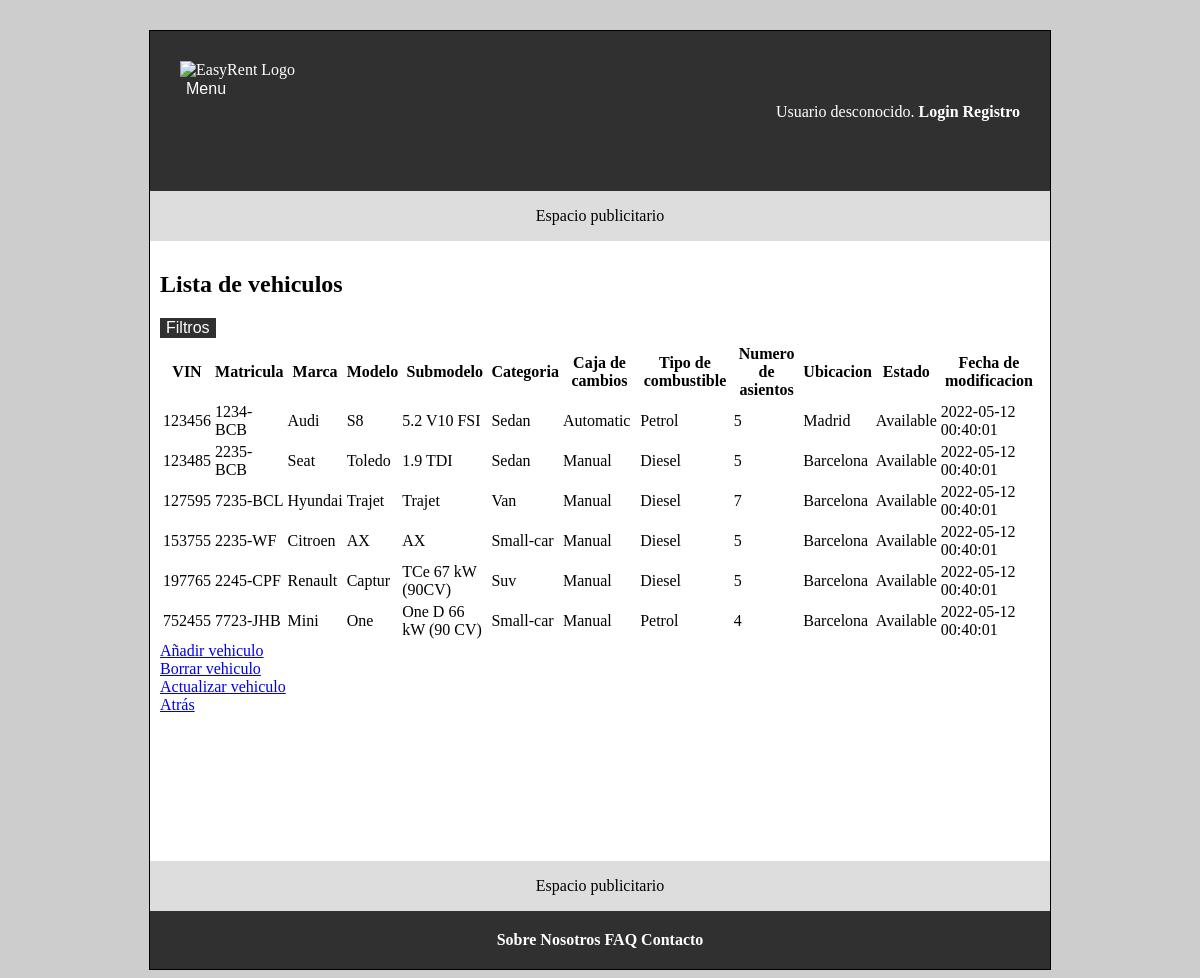
The page /vehiclesAdmin.php on the database its author committed.
### tables this page shows
create table
  Vehicle (
    vin bigint primary key,
    licensePlate varchar(10) not null,
    model bigint unsigned,
    location varchar(40),
    state enum ('Available', 'Unavailable', 'Reserved') default 'Available',
    fecha TIMESTAMP DEFAULT CURRENT_TIMESTAMP  ON UPDATE CURRENT_TIMESTAMP,
    foreign key (model) references Model(m_id) ON DELETE RESTRICT,
    check (vin regexp '^[0-9]{6}$'),
    check (licensePlate regexp '^[0-9]{4}-(?!.*(LL|CH))[BCDFGHJKLMNPRSTVWXYZ]{1,3}$')

  );

create table
  Model (
    m_id serial primary key,
    brand varchar(40),
    model varchar(40),
    submodel varchar(40) unique not null,
    gearbox enum('Manual', 'Automatic', 'Semi-automatic', 'Duplex'),
    category enum('Coupe', 'Pickup', 'Roadster', 'Sedan', 'Small-car', 'Suv', 'Van'),
    fuelType enum ('Diesel', 'Electric-hybrid', 'Electric', 'Petrol', 'Plug-in-hybrid') not null,
    seatCount tinyint not null,
    vehicleImg bigint unsigned,
    fecha TIMESTAMP DEFAULT CURRENT_TIMESTAMP  ON UPDATE CURRENT_TIMESTAMP,
    foreign key (vehicleImg) references Image(img_id),
    check (seatCount regexp '^[2-9]{1}$')
  );

### includes/service/VehicleService.php (called while the page is built, shortened)
<?php
class VehicleService {
    private $vehicleRepository;
    private static $instance;
    private function __construct() {
        $this->vehicleRepository = $GLOBALS['db_vehicle_repository'];
    }
    public static function getInstance()
    {
        if (!self::$instance instanceof self) {
            self::$instance = new self();
        }
        return self::$instance;
    }
    public function readAllVehicles(){
        return $this->vehicleRepository->findAll();
    }
}

### includes/persistance/repository/MysqlConnector.php (called while the page is built, shortened)
<?php
class MysqlConnector implements DatabaseConnection {
    private static $instance;
    private $mysqli;
    private function __construct()
    {
        $this->mysqli = null;
    }
    public static function getInstance()
    {
        if (self::$instance === null)
            self::$instance = new self;
        return self::$instance;
    }
    public function getConnection()
    {
        if ($this->mysqli == null) {
            $mysqli = new mysqli(BD_HOST, BD_USER, BD_PASS, BD_NAME, BD_PORT);
            $this->mysqli = $mysqli;
        }
        return $this->mysqli;
    }
    public function query($sql) {
        return $this->getConnection()->query($sql);
    }
    public function prepare($sql) {
        return self::getInstance()->getConnection()->prepare($sql);
    }
}

### includes/persistance/repository/MysqlVehicleRepository.php (called while the page is built, shortened)
<?php
class MysqlVehicleRepository extends AbstractMysqlRepository {
    public function findAll() : array
    {
        $vehicles = [];
        $sql = sprintf("select * from Vehicle");
        $stmt = $this->db->prepare($sql);
        $stmt->execute();
        $result = $stmt->get_result();
        while ($row = $result->fetch_assoc()) {
            $vehicle = new Vehicle($row['vin'], $row['licensePlate'], $row['model'], $row['location'], $row['state'], $row['fecha']);
            $vehicles[] = $vehicle;
        }
        return $vehicles;
    }
}

### includes/service/lists/VehicleList.php (called while the page is built, shortened)
<?php
class VehicleList
{
    private $array;
    public function __construct($array = array())
    {
        $this->array = $array;
    }
    public function getArray()
    {
        return $this->array;
    }
}

### includes/persistance/entity/Vehicle.php (called while the page is built, shortened)
<?php
class Vehicle
{
    private $vin;
    private $licensePlate;
    private $model;
    private $location;
    private $state;
    private $timeStamp;
    public function __construct($vin, $licensePlate, $model, $location, $state = 'available', $timeStamp = null)
    {
        $this->vin = $vin;
        $this->licensePlate = $licensePlate;
        $this->model = $model;
        $this->location = $location;
        $this->state = $state;
        $this->timeStamp = $timeStamp;
    }
    public function getVin()
    {
        return $this->vin;
    }
    public function getLicensePlate()
    {
        return $this->licensePlate;
    }
    public function getModel()
    {
        return $this->model;
    }
    public function getLocation()
    {
        return $this->location;
    }
    public function getState()
    {
        return $this->state;
    }
    public function getTimeStamp()
    {
        return $this->timeStamp;
    }
}

### includes/service/ModelService.php (called while the page is built, shortened)
<?php
class ModelService {
    private $modelRepository;
    private static $instance;
    private function __construct() {
        $this->modelRepository = $GLOBALS['db_model_repository'];
    }
    public static function getInstance()
    {
        if (!self::$instance instanceof self) {
            self::$instance = new self();
        }
        return self::$instance;
    }
    public function readModelById($m_id){
        return $this->modelRepository->findById($m_id);
    }
}

### includes/persistance/repository/AbstractMysqlRepository.php (called while the page is built, shortened)
<?php
abstract class AbstractMysqlRepository implements Repository {
    public function __construct(MysqlConnector $connector) {
        $this->db = $connector;
    }
}

### includes/persistance/repository/MysqlModelRepository.php (called while the page is built, shortened)
<?php
class MysqlModelRepository extends AbstractMysqlRepository {
    public function findById($m_id) : ?Model
    {
        $model = null;
        $sql = sprintf("select * from Model where m_id = %d", $m_id);
        $result = $this->db->query($sql);
        if ($result !== false && $result->num_rows > 0) {
            $obj = $result->fetch_object();
            $model = new Model($obj->m_id, $obj->brand, $obj->model, $obj->submodel, $obj->gearbox, $obj->category, $obj->fuelType, $obj->seatCount, $obj->vehicleImg, $obj->fecha);
        }
        return $model;
    }
}

### includes/persistance/entity/Model.php (called while the page is built, shortened)
<?php
class Model
{
    private $brand;
    private $model;
    private $submodel;
    private $gearbox;
    private $category;
    private $fuelType;
    private $seatCount;
    public function __construct($m_id, $brand, $model, $submodel, $gearbox, $category, $fuelType, $seatCount, $image, $timeStamp = null)
    {
        $this->brand = $brand;
        $this->model = $model;
        $this->submodel = $submodel;
        $this->gearbox = $gearbox;
        $this->category = $category;
        $this->fuelType = $fuelType;
        $this->seatCount = $seatCount;
    }
    public function getBrand()
    {
        return $this->brand;
    }
    public function getModel()
    {
        return $this->model;
    }
    public function getSubmodel()
    {
        return $this->submodel;
    }
    public function getGearbox()
    {
        return $this->gearbox;
    }
    public function getCategory()
    {
        return $this->category;
    }
    public function getFuelType()
    {
        return $this->fuelType;
    }
    public function getSeatCount()
    {
        return $this->seatCount;
    }
}

### vehiclesAdmin.php (the view, shortened to what this page needs)
<?php
$vehicleService = VehicleService::getInstance();
$modelService = ModelService::getInstance();
$defaultFunctions = array('cmpVin', 'cmpLicensePlate', 'cmpBrand', 'cmpModel', 'cmpCategory', 'cmpGearbox', 'cmpFuelType', 'cmpSeatCount', 'cmpLocation', 'cmpState', 'cmpFecha');
$functionNames = ['cmpVin' => 'VIN', 'cmpLicensePlate' => 'Matricula', 'cmpBrand' => 'Marca', 'cmpModel' => 'Modelo', 'cmpCategory' => 'Categoria', 'cmpGearbox' => 'Caja de cambios', 'cmpFuelType' => 'Tipor de combustible', 'cmpSeatCount' => 'Numero de asientos', 'cmpLocation' => 'Ubicacion', 'cmpState' => 'Estado', 'cmpFecha' => 'Fecha de modificacion'];
$vehiclesList = new VehicleList($vehicleService->readAllVehicles());
$rutaApp = RUTA_APP;
$filterSelector = '';
if(!empty($defaultFunctions)){
    foreach($defaultFunctions as $function) {
        $filterSelector .= "<a href=\"{$rutaApp}/src/vehiclesAdmin.php?orderVehiclesBy={$function}\">{$functionNames[$function]}</a>";
    }
}
$filterSelector .= '';
$contenidoPrincipal = <<<EOS
    <div>
    <h2>Lista de vehiculos</h2>
    <div class="dropdown">
    <button class="dropbtn" style="float:left">Filtros</button>
    <div class="dropdown-content">
    $filterSelector
    </div>
    </div>
    <div>
    <table>
        <tr>
            <th>VIN</th>
            <th>Matricula</th>
            <th>Marca</th>
            <th>Modelo</th>
            <th>Submodelo</th>
            <th>Categoria</th>
            <th>Caja de cambios</th>
            <th>Tipo de combustible</th>
            <th>Numero de asientos</th>
            <th>Ubicacion</th>
            <th>Estado</th>
            <th>Fecha de modificacion</th>
        </tr>
EOS;
foreach($vehiclesList->getArray() as $vehicle) {
    $vehicleModel = $modelService->readModelById($vehicle->getModel());
    $contenidoPrincipal .= <<<EOS
        <tr>
            <td>{$vehicle->getVin()}</td>
            <td>{$vehicle->getLicensePlate()}</td>
            <td>{$vehicleModel->getBrand()}</td>
            <td>{$vehicleModel->getModel()}</td>
            <td>{$vehicleModel->getSubmodel()}</td>
            <td>{$vehicleModel->getCategory()}</td>
            <td>{$vehicleModel->getGearbox()}</td>
            <td>{$vehicleModel->getFuelType()}</td>
            <td>{$vehicleModel->getSeatCount()}</td>
            <td>{$vehicle->getLocation()}</td>
            <td>{$vehicle->getState()}</td>
            <td>{$vehicle->getTimeStamp()}</td>
        </tr>
    EOS;
}
$contenidoPrincipal .= <<<EOS
    </table>
    </div>
    </div>
    <div>
    <div class="info">
    <a href="nuevoVehiculo.php">Añadir vehiculo</a>
    </div>
    <div class="info">
    <a href="borrarVehiculo.php">Borrar vehiculo</a>
    </div>
    <div class="info">
    <a href="actualizarVehiculo.php">Actualizar vehiculo</a>
    </div>
    <div id="anteriorUrl">
    <a href="admin.php">Atrás</a>
    </div>
    </div>
EOS;
require __DIR__.'/includes/vistas/plantillas/plantilla.php';

### estilo.css (style rules this page uses)
body { background-color: #cdcdcd; }
button.dropbtn { background-color: #303030; color: white; font-size: 16px; border: none; cursor: pointer; }
div.dropdown { position: relative; display: inline-block; }
button, a.boton { border: 1px solid black; font-size: 0.9em; font-family: Arial, serif; font-weight: 400; }

### rows shown on the page
vehicle: vin "123456", licensePlate "1234-BCB", model.brand "Audi", model.model "S8", model.submodel "5.2 V10 FSI", model.category "Sedan", model.gearbox "Automatic", model.fuelType "Petrol", model.seatCount "5", location "Madrid", state "Available", fecha "2022-05-12 00:40:01"
vehicle: vin "123485", licensePlate "2235-BCB", model.brand "Seat", model.model "Toledo", model.submodel "1.9 TDI", model.category "Sedan", model.gearbox "Manual", model.fuelType "Diesel", model.seatCount "5", location "Barcelona", state "Available", fecha "2022-05-12 00:40:01"
vehicle: vin "127595", licensePlate "7235-BCL", model.brand "Hyundai", model.model "Trajet", model.submodel "Trajet", model.category "Van", model.gearbox "Manual", model.fuelType "Diesel", model.seatCount "7", location "Barcelona", state "Available", fecha "2022-05-12 00:40:01"
vehicle: vin "153755", licensePlate "2235-WF", model.brand "Citroen", model.model "AX", model.submodel "AX", model.category "Small-car", model.gearbox "Manual", model.fuelType "Diesel", model.seatCount "5", location "Barcelona", state "Available", fecha "2022-05-12 00:40:01"
vehicle: vin "197765", licensePlate "2245-CPF", model.brand "Renault", model.model "Captur", model.submodel "TCe 67 kW (90CV)", model.category "Suv", model.gearbox "Manual", model.fuelType "Diesel", model.seatCount "5", location "Barcelona", state "Available", fecha "2022-05-12 00:40:01"
vehicle: vin "752455", licensePlate "7723-JHB", model.brand "Mini", model.model "One", model.submodel "One D 66 kW (90 CV)", model.category "Small-car", model.gearbox "Manual", model.fuelType "Petrol", model.seatCount "4", location "Barcelona", state "Available", fecha "2022-05-12 00:40:01"

### other values the page prints
$banner "Espacio publicitario"
